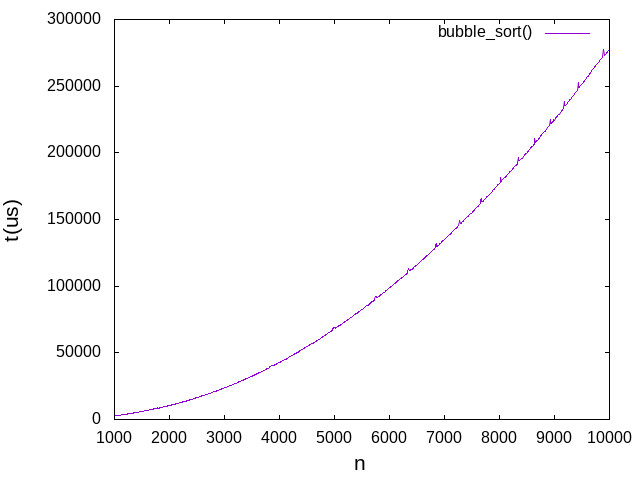

Write the gnuplot code that produced this figure.
set terminal jpeg
set output "grafico1.jpg"
set xlabel "n" font "Arial,16"
set ylabel "t(us)" font "Arial,16"
plot "curva1.txt" with lines title "bubble\\_sort()"
